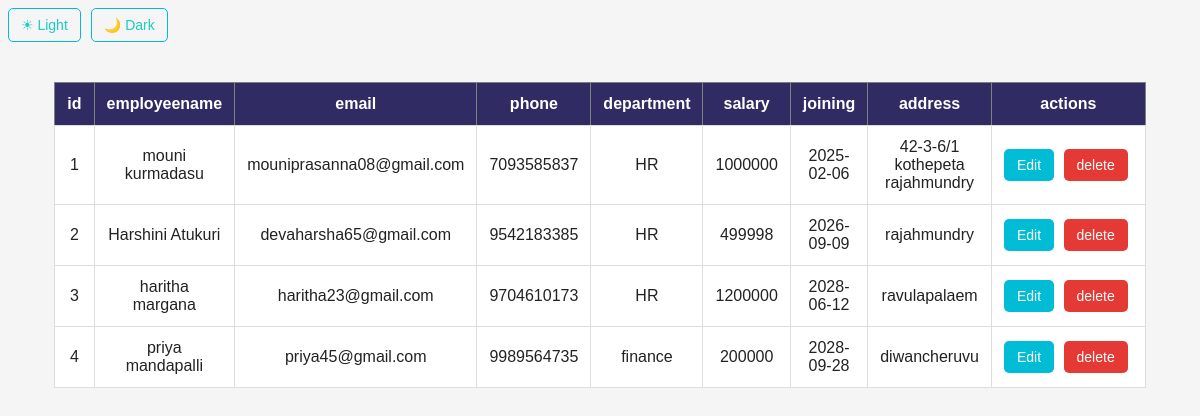
Page /employees (signed in) on the committed database.
### tables this page shows
CREATE TABLE employees(
                    id integer PRIMARY KEY AUTOINCREMENT,
                    employeename text NOT NULL,
                    email text UNIQUE NOT NULL,
                    phone TEXT NOT NULL,
                    department text NOT NULL,
                    salary INTEGER NOT NULL,
                    joining TEXT NOT NULL,
                    address TEXT
                    );

### server.py (the view)
@app.route("/employees")
def employees():
    if not login_required():
            return redirect("/login")
    connection=get_database_connection()
    cursor=connection.cursor()
    cursor.execute("""
                  SELECT *
                  from employees
                  ORDER BY ID ASC
                  """)
    employees=cursor.fetchall()
    connection.close()
    theme=request.cookies.get("theme","light")
    return render_template("employees.html",employees=employees,theme=theme)

### server.py (called while the page is built)
def get_database_connection():
    connection=sqlite3.connect("users.db")
    connection.row_factory=sqlite3.Row
    return connection

def login_required():
     return "user_id" in session

### templates/employees.html (shortened to what this page needs)
<!DOCTYPE html>
<html lang="en">
<head>
</head>
<body class="{{theme}}">
     <div class="theme-buttons">
       <a href="/set-theme/light">☀ Light</a>
       <a href="/set-theme/dark">🌙 Dark</a>
    </div>
    <div class="table-container">
        <table border="1">
            <thead>
                <tr>
                    <th>id</th>
                    <th>employeename</th>
                    <th>email</th>
                    <th>phone</th>
                    <th>department</th>
                    <th>salary</th>
                    <th>joining</th>
                    <th>address</th>
                    <th>actions</th>
                </tr>
            </thead>
            <tbody>
                {% if employees %}
                  {% for employee in employees %}
                    <tr>
                     <td>{{employee["id"]}}</td>
                     <td>{{employee["employeename"]}}</td>
                     <td>{{employee["email"]}}</td>
                     <td>{{employee["phone"]}}</td>
                     <td>{{employee["department"]}}</td>
                     <td>{{employee["salary"]}}</td>
                     <td>{{employee["joining"]}}</td>
                     <td>{{employee["address"]}}</td>
                     <td class="actions">
                        <a href="/edit-employee/{{employee['id']}}" class="edit-btn">Edit</a>
                        <a href="/delete-employee/{{employee['id']}}"
                                 class="delete-btn"
                                 onclick="return confirm('Are you sure you want to delete this employee?')">delete </a>
                     </td>
                    </tr>
                  {% endfor %}
                {% else %}
                   <tr>
                    <td colspan="9" class="no-employee"> no employees found</td>
                   </tr>
                {% endif %}
            </tbody>
        </table>
    </div>
</body>
</html>

### templates/employees.html (style rules this page uses)
body { font-family: Arial, sans-serif; background-color: #f4f7fc; }
table { width: 70%; margin: 40px auto; border-collapse: collapse; background-color: white; }
th { background-color: #302b63; color: white; padding: 12px; }
td { padding: 12px; text-align: center; border: 1px solid #ddd; }
.actions { white-space: nowrap; }
.edit-btn, .delete-btn { display: inline-block; color: white; text-decoration: none; padding: 8px 13px; border-radius: 5px; font-size: 14px; margin-right: 5px; transition: 0.3s; }
.edit-btn { background-color: #00bcd4; }
.delete-btn { background-color: #e53935; }
body.light { background-color: #f5f5f5; color: #222; }
.theme-buttons { display: flex; align-items: center; gap: 10px; margin-right: 5px; }
.theme-buttons a { color: rgb(25, 206, 190); text-decoration: none; border: 1px solid #00bcd4; padding: 8px 12px; border-radius: 5px; font-size: 14px; transition: 0.3s; }

### rows in the picture
employees: id "1", employeename "mouni kurmadasu", email "mouniprasanna08@gmail.com", phone "7093585837", department "HR", salary "1000000", joining "2025-02-06", address "42-3-6/1 kothepeta rajahmundry"
employees: id "2", employeename "Harshini Atukuri", email "devaharsha65@gmail.com", phone "9542183385", department "HR", salary "499998", joining "2026-09-09", address "rajahmundry"
employees: id "3", employeename "haritha margana", email "haritha23@gmail.com", phone "9704610173", department "HR", salary "1200000", joining "2028-06-12", address "ravulapalaem"
employees: id "4", employeename "priya mandapalli", email "priya45@gmail.com", phone "9989564735", department "finance", salary "200000", joining "2028-09-28", address "diwancheruvu"
